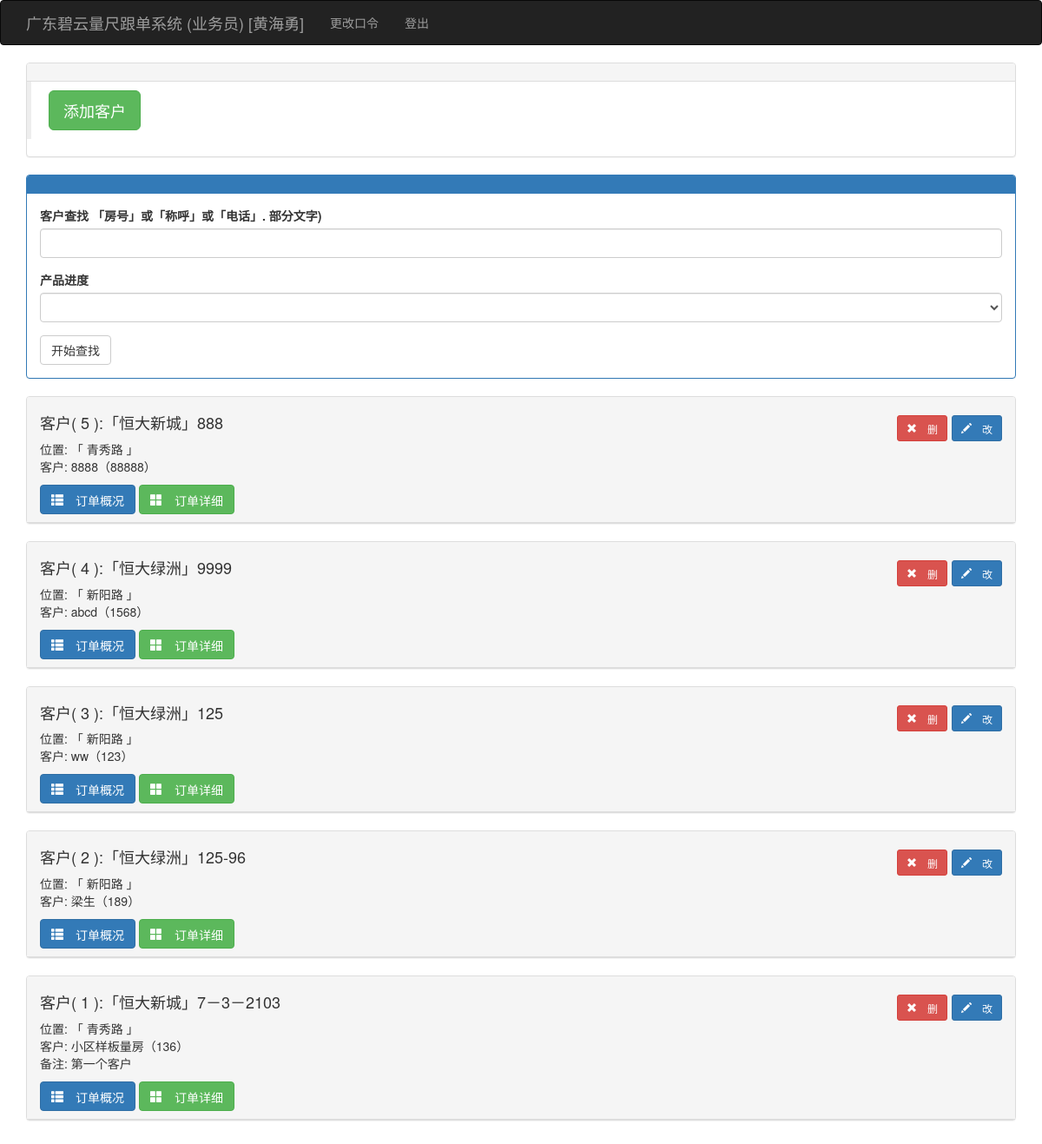
Page /kehulist (signed in) on the earlier database version.
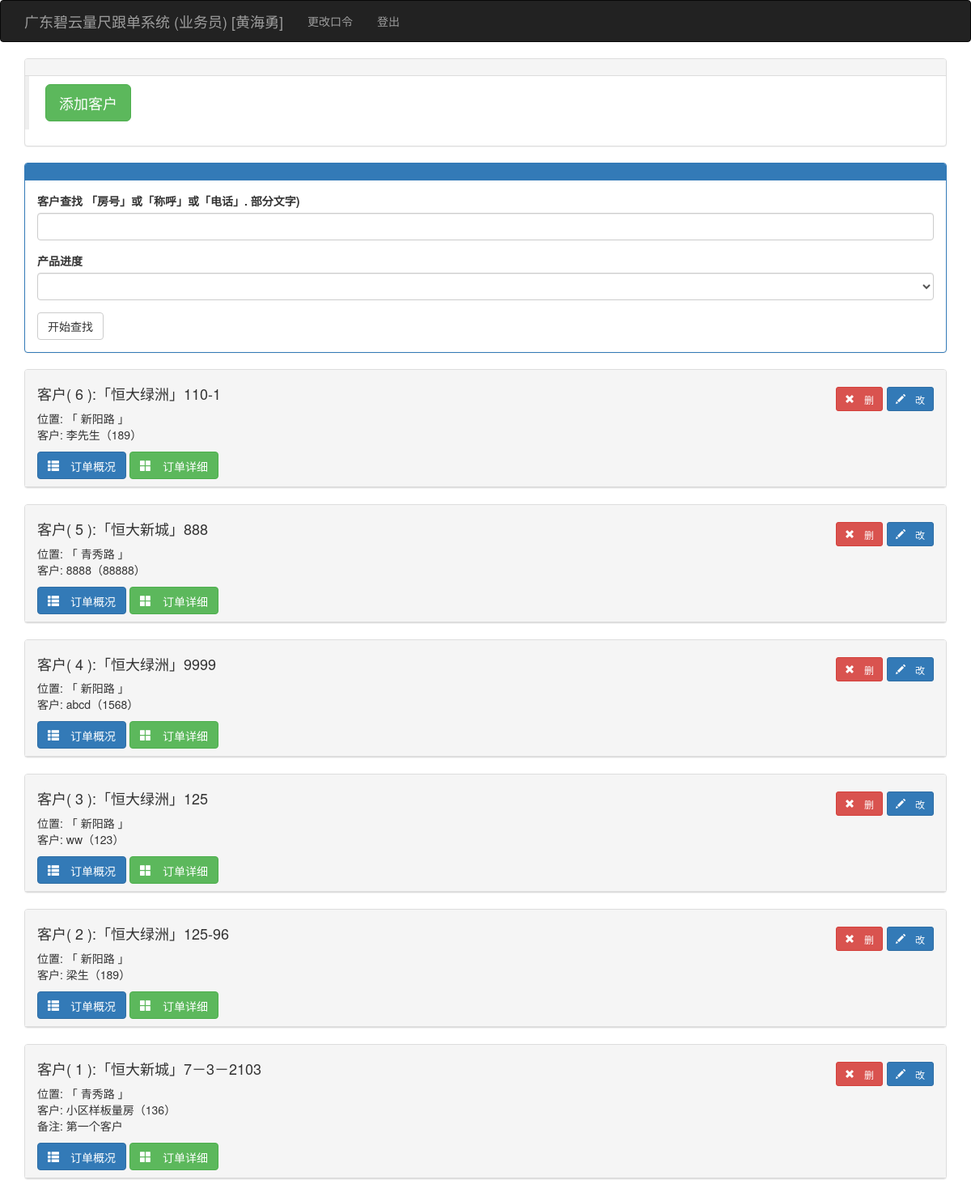
Same page on the later database version.
### app/models.py (models this page shows, shortened)
class User(UserMixin, db.Model):
    __tablename__ = 'users'
    id = db.Column(db.Integer, primary_key=True)
    user = db.Column(db.String(64), unique=True, index=True)
    pin = db.Column(db.String(64))
    username = db.Column(db.String(64))
    tel = db.Column(db.String(32))
    role = db.Column(db.String(64))
    isuse = db.Column(db.Boolean, default=False)
    beizhu = db.Column(db.String(64))
    kehus = db.relationship('Kehu', backref='user', lazy='dynamic')
    @login_manager.user_loader
    def load_user(user_id):
        return User.query.get(int(user_id))

class Kehu(db.Model):
    __tablename__ = 'kehus'
    id = db.Column(db.Integer, primary_key=True)
    user_id = db.Column(db.Integer, db.ForeignKey('users.id'))
    xiaoqu_id = db.Column(db.Integer, db.ForeignKey('xiaoqus.id'))
    fangjian = db.Column(db.String(64))
    chenghu = db.Column(db.String(64))
    tel = db.Column(db.String(64))
    zje = db.Column(db.Float)
    beizhu = db.Column(db.String(64))
    status = db.Column(db.Integer, default=1)  # 1已测尺、2已下单、3已安装、4已清款
    time0 = db.Column(db.DateTime(), default=datetime.utcnow)
    time1 = db.Column(db.DateTime())
    time2 = db.Column(db.DateTime())
    time3 = db.Column(db.DateTime())
    dingdans = db.relationship('Dingdan', backref='kehu', lazy='dynamic')

class Xiaoqu(db.Model):
    __tablename__ = 'xiaoqus'
    id = db.Column(db.Integer, primary_key=True)
    xiaoqu = db.Column(db.String(64), unique=True, index=True)
    dizhi = db.Column(db.String(100))
    beizhu = db.Column(db.String(128))
    kehus = db.relationship('Kehu', backref='xiaoqu', lazy='dynamic')

### app/main/views.py (the view)
@main.route('/kehulist', methods=['GET', 'POST'])
@login_required
def kehulist():
    if current_user.role != '业务员':
        return redirect(url_for('main.index'))
    form = FindkhForm()
    user = current_user._get_current_object()
    if form.validate_on_submit():
        session['infostring'] = form.infostring.data
        session['status'] = form.status.data
        return redirect(url_for('main.kehulist'))
    if session.get('infostring') != None:
        infostring = '%' + session.get('infostring') + '%'
    else:
        infostring = '%'
    prewhere = session.get('infostring')
    status = session.get('status', 0)
    kehus = Kehu.query.filter(Kehu.user == current_user._get_current_object()).filter(
        or_(Kehu.fangjian.like(infostring), Kehu.chenghu.like(infostring),
            Kehu.tel.like(infostring))).order_by(Kehu.id.desc())  # .order_by(Guke.outtime.desc())
    form.infostring.data = session.get('infostring', '')
    form.status.data = status
    return render_template('kehulist.html', kehus=kehus, form=form, prewhere=prewhere, status=status)  # ,

### app/main/forms.py
class FindkhForm(FlaskForm):
    infostring = StringField('客户查找 「房号」或「称呼」或「电话」. 部分文字)')
    status = SelectField('产品进度', coerce=int)
    submit = SubmitField('开始查找')
    def __init__(self, *args, **kwargs):
        super(FindkhForm, self).__init__(*args, **kwargs)
        self.status.choices = [(0, ''), (1, '已量尺'), (2, '已下单'), (3, '已订货'), (6, '已收货'),
                               (7, '安装中'), (8, '安装完成'), (9, '已清款')]  # , (4, '已入库'), (5, '已发货')

### manage.py (called while the page is built)
def set_var(var):  # 设置全局变量
    global_var[0] = var
    return ""

def get_var():  # 获取全局变量
    return global_var[0]

### app/templates/kehulist.html (shortened to what this page needs)
{% extends "base.html" %}
{% import "bootstrap/wtf.html" as wtf %}
{% block page_content %}
    <div class="panel panel-default">
        <div class="panel-heading"></div>
        <div class="post-body">
            <blockquote>
                <a class="btn btn-success btn-lg" href="{{ url_for('main.addkehu') }}">添加客户</a>
            </blockquote>
        </div>
    </div>
    <div class="panel panel-primary">
        <div class="panel-heading">
        </div>
        <div class="panel-body">
                {{ wtf.quick_form(form) }}
        </div>
    </div>
    {% for kehu in kehus %}
        {% if get_var() == 1 %}
                <div class="panel panel-default">
                    <div class="panel-heading"><h4>客户( {{ kehu.id }} ):「{{ kehu.xiaoqu.xiaoqu }}」{{ kehu.fangjian }}
                        <span class="pull-right">
                    <a class="btn btn-danger glyphicon glyphicon-remove btn-sm"
                       href="{{ url_for('main.delkehu', id=kehu.id) }}"> 删</a>
                    <a class="btn btn-primary glyphicon glyphicon-pencil btn-sm"
                       href="{{ url_for('main.editkehu', id=kehu.id) }}"> 改</a>
                    </span>
                    </h4>
                        <ul class="list-unstyled">
                            <li>位置:  「 {{ kehu.xiaoqu.dizhi }} 」</li>
                            <li>客户: {{ kehu.chenghu }}（{{ kehu.tel }}）
                            </li>
                            {% if kehu.beizhu %}
                            <li>备注: {{ kehu.beizhu }}</li>
                            {% endif %}
                        </ul>
                        <button type="button" class="btn btn-primary glyphicon glyphicon-th-list" data-toggle="collapse"
                                data-target="#c{{ kehu.id }}">
                            订单概况
                        </button>
                        <a class="btn btn-success glyphicon glyphicon-th-large"
                           href="{{ url_for('main.showkehudd', id=kehu.id) }}"> 订单详细</a>
                    </div>
                </div>
        {% endif %}
    {% endfor %}
{% endblock %}

### app/templates/base.html (shortened to what this page needs)
{% extends "bootstrap/base.html" %}
{% import 'render_listcp.html' as macors %}
{% block head %}
{{ super() }}
<link rel="stylesheet" type="text/css" href="{{ url_for('static', filename='styles.css') }}">
{% endblock %}
{% block navbar %}
<div class="navbar navbar-inverse" role="navigation">
    <div class="container">
        <div class="navbar-header">
            <a class="navbar-brand" href="{{ url_for('main.index') }}">广东碧云量尺跟单系统 ({{ current_user.role }}) [{{ current_user.username }}] </a>
        </div>
        <div class="navbar-collapse collapse">
            <ul class="nav navbar-nav">
                {% if current_user.is_authenticated %}
                <li><a href="{{ url_for('auth.change_pin') }}">更改口令</a></li>
                <li><a href="{{ url_for('auth.logout') }}">登出</a></li>
                {% endif %}
            </ul>
        </div>
    </div>
</div>
{% endblock %}
{% block content %}
<div class="container">
    {% block page_content %}{% endblock %}
</div>
{% endblock %}

Differences in the rows shown:
added Kehu: id "6", xiaoqu.xiaoqu "恒大绿洲", fangjian "110-1", xiaoqu.dizhi "新阳路", chenghu "李先生", tel "189"
